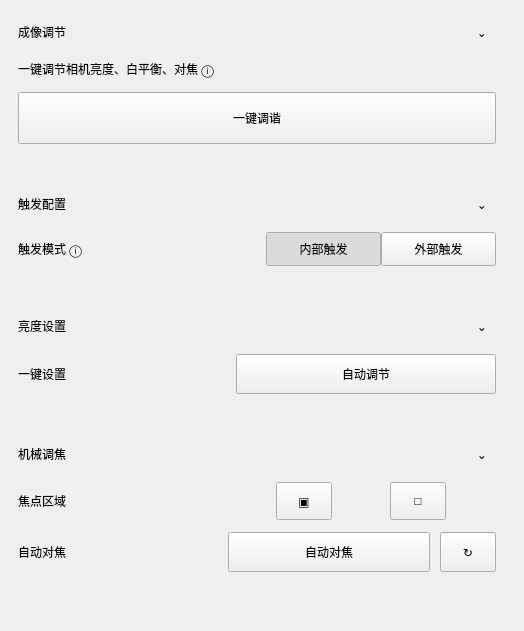
               <widget class="QWidget" name="basicParamsScrollContent">
                <property name="geometry">
                 <rect>
                  <x>0</x>
                  <y>0</y>
                  <width>524</width>
                  <height>631</height>
                 </rect>
                </property>
                <layout class="QVBoxLayout" name="verticalLayout_basicParamsContent">
                 <property name="spacing">
                  <number>10</number>
                 </property>
                 <property name="leftMargin">
                  <number>0</number>
                 </property>
                 <property name="topMargin">
                  <number>0</number>
                 </property>
                 <property name="rightMargin">
                  <number>10</number>
                 </property>
                 <property name="bottomMargin">
                  <number>0</number>
                 </property>
                 <item>
                  <widget class="QFrame" name="imagingAdjustCard">
                   <property name="frameShape">
                    <enum>QFrame::NoFrame</enum>
                   </property>
                   <property name="card" stdset="0">
                    <bool>true</bool>
                   </property>
                   <layout class="QVBoxLayout" name="verticalLayout_imagingAdjustCard">
                    <property name="spacing">
                     <number>14</number>
                    </property>
                    <property name="leftMargin">
                     <number>18</number>
                    </property>
                    <property name="topMargin">
                     <number>18</number>
                    </property>
                    <property name="rightMargin">
                     <number>18</number>
                    </property>
                    <property name="bottomMargin">
                     <number>18</number>
                    </property>
                    <item>
                     <widget class="QFrame" name="imagingAdjustCardHeaderFrame">
                      <property name="frameShape">
                       <enum>QFrame::NoFrame</enum>
                      </property>
                      <layout class="QHBoxLayout" name="horizontalLayout_imagingAdjustCardHeader">
                       <property name="spacing">
                        <number>0</number>
                       </property>
                       <property name="leftMargin">
                        <number>0</number>
                       </property>
                       <property name="topMargin">
                        <number>0</number>
                       </property>
                       <property name="rightMargin">
                        <number>0</number>
                       </property>
                       <property name="bottomMargin">
                        <number>0</number>
                       </property>
                       <item>
                        <widget class="QLabel" name="imagingAdjustCardTitleLabel">
                         <property name="text">
                          <string>成像调节</string>
                         </property>
                         <property name="cardTitle" stdset="0">
                          <bool>true</bool>
                         </property>
                        </widget>
                       </item>
                       <item>
                        <spacer name="horizontalSpacer_imagingAdjustCardHeader">
                         <property name="orientation">
                          <enum>Qt::Horizontal</enum>
                         </property>
                         <property name="sizeHint" stdset="0">
                          <size>
                           <width>40</width>
                           <height>20</height>
                          </size>
                         </property>
                        </spacer>
                       </item>
                       <item>
                        <widget class="QToolButton" name="imagingAdjustCardCollapseButton">
                         <property name="minimumSize">
                          <size>
                           <width>28</width>
                           <height>28</height>
                          </size>
                         </property>
                         <property name="text">
                          <string>⌄</string>
                         </property>
                         <property name="autoRaise">
                          <bool>true</bool>
                         </property>
                        </widget>
                       </item>
                      </layout>
                     </widget>
                    </item>
                    <item>
                     <widget class="QLabel" name="imagingAdjustHintLabel">
                      <property name="text">
                       <string>一键调节相机亮度、白平衡、对焦 ⓘ</string>
                      </property>
                      <property name="hint" stdset="0">
                       <bool>true</bool>
                      </property>
                     </widget>
                    </item>
                    <item>
                     <widget class="QPushButton" name="oneKeyTuneButton">
                      <property name="minimumSize">
                       <size>
                        <width>0</width>
                        <height>52</height>
                       </size>
                      </property>
                      <property name="text">
                       <string>一键调谐</string>
                      </property>
                      <property name="orangeButton" stdset="0">
                       <bool>true</bool>
                      </property>
                     </widget>
                    </item>
                   </layout>
                  </widget>
                 </item>
                 <item>
                  <widget class="QFrame" name="triggerConfigCard">
                   <property name="frameShape">
                    <enum>QFrame::NoFrame</enum>
                   </property>
                   <property name="card" stdset="0">
                    <bool>true</bool>
                   </property>
                   <layout class="QVBoxLayout" name="verticalLayout_triggerConfigCard">
                    <property name="spacing">
                     <number>14</number>
                    </property>
                    <property name="leftMargin">
                     <number>18</number>
                    </property>
                    <property name="topMargin">
                     <number>18</number>
                    </property>
                    <property name="rightMargin">
                     <number>18</number>
                    </property>
                    <property name="bottomMargin">
                     <number>18</number>
                    </property>
                    <item>
                     <widget class="QFrame" name="triggerConfigCardHeaderFrame">
                      <property name="frameShape">
                       <enum>QFrame::NoFrame</enum>
                      </property>
                      <layout class="QHBoxLayout" name="horizontalLayout_triggerConfigCardHeader">
                       <property name="spacing">
                        <number>0</number>
                       </property>
                       <property name="leftMargin">
                        <number>0</number>
                       </property>
                       <property name="topMargin">
                        <number>0</number>
                       </property>
                       <property name="rightMargin">
                        <number>0</number>
                       </property>
                       <property name="bottomMargin">
                        <number>0</number>
                       </property>
                       <item>
                        <widget class="QLabel" name="triggerConfigCardTitleLabel">
                         <property name="text">
                          <string>触发配置</string>
                         </property>
                         <property name="cardTitle" stdset="0">
                          <bool>true</bool>
                         </property>
                        </widget>
                       </item>
                       <item>
                        <spacer name="horizontalSpacer_triggerConfigCardHeader">
                         <property name="orientation">
                          <enum>Qt::Horizontal</enum>
                         </property>
                         <property name="sizeHint" stdset="0">
                          <size>
                           <width>40</width>
                           <height>20</height>
                          </size>
                         </property>
                        </spacer>
                       </item>
                       <item>
                        <widget class="QToolButton" name="triggerConfigCardCollapseButton">
                         <property name="minimumSize">
                          <size>
                           <width>28</width>
                           <height>28</height>
                          </size>
                         </property>
                         <property name="text">
                          <string>⌄</string>
                         </property>
                         <property name="autoRaise">
                          <bool>true</bool>
                         </property>
                        </widget>
                       </item>
                      </layout>
                     </widget>
                    </item>
                    <item>
                     <widget class="QFrame" name="basicTriggerFormFrame">
                      <property name="frameShape">
                       <enum>QFrame::NoFrame</enum>
                      </property>
                      <layout class="QGridLayout" name="gridLayout_basicTrigger">
                       <property name="leftMargin">
                        <number>0</number>
                       </property>
                       <property name="topMargin">
                        <number>0</number>
                       </property>
                       <property name="rightMargin">
                        <number>0</number>
                       </property>
                       <property name="bottomMargin">
                        <number>0</number>
                       </property>
                       <property name="horizontalSpacing">
                        <number>18</number>
                       </property>
                       <property name="verticalSpacing">
                        <number>12</number>
                       </property>
                       <item row="0" column="0">
                        <widget class="QLabel" name="triggerModeLabel">
                         <property name="text">
                          <string>触发模式 ⓘ</string>
                         </property>
                         <property name="formLabel" stdset="0">
                          <bool>true</bool>
                         </property>
                        </widget>
                       </item>
                       <item row="0" column="1">
                        <widget class="QFrame" name="triggerSegmentFrame">
                         <property name="minimumSize">
                          <size>
                           <width>212</width>
                           <height>34</height>
                          </size>
                         </property>
                         <property name="maximumSize">
                          <size>
                           <width>16777215</width>
                           <height>34</height>
                          </size>
                         </property>
                         <property name="frameShape">
                          <enum>QFrame::NoFrame</enum>
                         </property>
                         <property name="segmented" stdset="0">
                          <bool>true</bool>
                         </property>
                         <layout class="QHBoxLayout" name="horizontalLayout_triggerSegmentFrame">
                          <property name="spacing">
                           <number>0</number>
                          </property>
                          <property name="leftMargin">
                           <number>0</number>
                          </property>
                          <property name="topMargin">
                           <number>0</number>
                          </property>
                          <property name="rightMargin">
                           <number>0</number>
                          </property>
                          <property name="bottomMargin">
                           <number>0</number>
                          </property>
                          <item>
                           <widget class="QPushButton" name="internalTriggerButton">
                            <property name="minimumSize">
                             <size>
                              <width>106</width>
                              <height>34</height>
                             </size>
                            </property>
                            <property name="text">
                             <string>内部触发</string>
                            </property>
                            <property name="checkable">
                             <bool>true</bool>
                            </property>
                            <property name="checked">
                             <bool>true</bool>
                            </property>
                           </widget>
                          </item>
                          <item>
                           <widget class="QPushButton" name="externalTriggerButton">
                            <property name="minimumSize">
                             <size>
                              <width>106</width>
                              <height>34</height>
                             </size>
                            </property>
                            <property name="text">
                             <string>外部触发</string>
                            </property>
                            <property name="checkable">
                             <bool>true</bool>
                            </property>
                           </widget>
                          </item>
                         </layout>
                        </widget>
                       </item>
                      </layout>
                     </widget>
                    </item>
                   </layout>
                  </widget>
                 </item>
                 <item>
                  <widget class="QFrame" name="brightnessCard">
                   <property name="frameShape">
                    <enum>QFrame::NoFrame</enum>
                   </property>
                   <property name="card" stdset="0">
                    <bool>true</bool>
                   </property>
                   <layout class="QVBoxLayout" name="verticalLayout_brightnessCard">
                    <property name="spacing">
                     <number>14</number>
                    </property>
                    <property name="leftMargin">
                     <number>18</number>
                    </property>
                    <property name="topMargin">
                     <number>18</number>
                    </property>
                    <property name="rightMargin">
                     <number>18</number>
                    </property>
                    <property name="bottomMargin">
                     <number>18</number>
                    </property>
                    <item>
                     <widget class="QFrame" name="brightnessCardHeaderFrame">
                      <property name="frameShape">
                       <enum>QFrame::NoFrame</enum>
                      </property>
                      <layout class="QHBoxLayout" name="horizontalLayout_brightnessCardHeader">
                       <property name="spacing">
                        <number>0</number>
                       </property>
                       <property name="leftMargin">
                        <number>0</number>
                       </property>
                       <property name="topMargin">
                        <number>0</number>
                       </property>
                       <property name="rightMargin">
                        <number>0</number>
                       </property>
                       <property name="bottomMargin">
                        <number>0</number>
                       </property>
                       <item>
                        <widget class="QLabel" name="brightnessCardTitleLabel">
                         <property name="text">
                          <string>亮度设置</string>
                         </property>
                         <property name="cardTitle" stdset="0">
                          <bool>true</bool>
                         </property>
                        </widget>
                       </item>
                       <item>
                        <spacer name="horizontalSpacer_brightnessCardHeader">
                         <property name="orientation">
                          <enum>Qt::Horizontal</enum>
                         </property>
                         <property name="sizeHint" stdset="0">
                          <size>
                           <width>40</width>
                           <height>20</height>
                          </size>
                         </property>
                        </spacer>
                       </item>
                       <item>
                        <widget class="QToolButton" name="brightnessCardCollapseButton">
                         <property name="minimumSize">
                          <size>
                           <width>28</width>
                           <height>28</height>
                          </size>
                         </property>
                         <property name="text">
                          <string>⌄</string>
                         </property>
                         <property name="autoRaise">
                          <bool>true</bool>
                         </property>
                        </widget>
                       </item>
                      </layout>
                     </widget>
                    </item>
                    <item>
                     <widget class="QFrame" name="basicBrightnessFormFrame">
                      <property name="frameShape">
                       <enum>QFrame::NoFrame</enum>
                      </property>
                      <layout class="QGridLayout" name="gridLayout_basicBrightness">
                       <property name="leftMargin">
                        <number>0</number>
                       </property>
                       <property name="topMargin">
                        <number>0</number>
                       </property>
                       <property name="rightMargin">
                        <number>0</number>
                       </property>
                       <property name="bottomMargin">
                        <number>0</number>
                       </property>
                       <property name="horizontalSpacing">
                        <number>18</number>
                       </property>
                       <property name="verticalSpacing">
                        <number>12</number>
                       </property>
                       <item row="0" column="0">
                        <widget class="QLabel" name="autoAdjustLabel">
                         <property name="text">
                          <string>一键设置</string>
                         </property>
                         <property name="formLabel" stdset="0">
                          <bool>true</bool>
                         </property>
                        </widget>
                       </item>
                       <item row="0" column="1">
                        <widget class="QPushButton" name="autoAdjustButton">
                         <property name="minimumSize">
                          <size>
                           <width>260</width>
                           <height>40</height>
                          </size>
                         </property>
                         <property name="text">
                          <string>自动调节</string>
                         </property>
                         <property name="softButton" stdset="0">
                          <bool>true</bool>
                         </property>
                        </widget>
                       </item>
                      </layout>
                     </widget>
                    </item>
                   </layout>
                  </widget>
                 </item>
                 <item>
                  <widget class="QFrame" name="focusCard">
                   <property name="frameShape">
                    <enum>QFrame::NoFrame</enum>
                   </property>
                   <property name="card" stdset="0">
                    <bool>true</bool>
                   </property>
                   <layout class="QVBoxLayout" name="verticalLayout_focusCard">
                    <property name="spacing">
                     <number>14</number>
                    </property>
                    <property name="leftMargin">
                     <number>18</number>
                    </property>
                    <property name="topMargin">
                     <number>18</number>
                    </property>
                    <property name="rightMargin">
                     <number>18</number>
                    </property>
                    <property name="bottomMargin">
                     <number>18</number>
                    </property>
                    <item>
                     <widget class="QFrame" name="focusCardHeaderFrame">
                      <property name="frameShape">
                       <enum>QFrame::NoFrame</enum>
                      </property>
                      <layout class="QHBoxLayout" name="horizontalLayout_focusCardHeader">
                       <property name="spacing">
                        <number>0</number>
                       </property>
                       <property name="leftMargin">
                        <number>0</number>
                       </property>
                       <property name="topMargin">
                        <number>0</number>
                       </property>
                       <property name="rightMargin">
                        <number>0</number>
                       </property>
                       <property name="bottomMargin">
                        <number>0</number>
                       </property>
                       <item>
                        <widget class="QLabel" name="focusCardTitleLabel">
                         <property name="text">
                          <string>机械调焦</string>
                         </property>
                         <property name="cardTitle" stdset="0">
                          <bool>true</bool>
                         </property>
                        </widget>
                       </item>
                       <item>
                        <spacer name="horizontalSpacer_focusCardHeader">
                         <property name="orientation">
                          <enum>Qt::Horizontal</enum>
                         </property>
                         <property name="sizeHint" stdset="0">
                          <size>
                           <width>40</width>
                           <height>20</height>
                          </size>
                         </property>
                        </spacer>
                       </item>
                       <item>
                        <widget class="QToolButton" name="focusCardCollapseButton">
                         <property name="minimumSize">
                          <size>
                           <width>28</width>
                           <height>28</height>
                          </size>
                         </property>
                         <property name="text">
                          <string>⌄</string>
                         </property>
                         <property name="autoRaise">
                          <bool>true</bool>
                         </property>
                        </widget>
                       </item>
                      </layout>
                     </widget>
                    </item>
                    <item>
                     <widget class="QFrame" name="basicFocusFormFrame">
                      <property name="frameShape">
                       <enum>QFrame::NoFrame</enum>
                      </property>
                      <layout class="QGridLayout" name="gridLayout_basicFocus">
                       <property name="leftMargin">
                        <number>0</number>
                       </property>
                       <property name="topMargin">
                        <number>0</number>
                       </property>
                       <property name="rightMargin">
                        <number>0</number>
                       </property>
                       <property name="bottomMargin">
                        <number>0</number>
                       </property>
                       <property name="horizontalSpacing">
                        <number>18</number>
                       </property>
                       <property name="verticalSpacing">
                        <number>12</number>
                       </property>
                       <item row="0" column="0">
                        <widget class="QLabel" name="focusRegionLabel">
                         <property name="text">
                          <string>焦点区域</string>
                         </property>
                         <property name="formLabel" stdset="0">
                          <bool>true</bool>
                         </property>
                        </widget>
                       </item>
                       <item row="0" column="1">
                        <widget class="QFrame" name="focusRegionButtonsFrame">
                         <property name="frameShape">
                          <enum>QFrame::NoFrame</enum>
                         </property>
                         <layout class="QHBoxLayout" name="horizontalLayout_focusRegionButtons">
                          <property name="spacing">
                           <number>10</number>
                          </property>
                          <property name="leftMargin">
                           <number>0</number>
                          </property>
                          <property name="topMargin">
                           <number>0</number>
                          </property>
                          <property name="rightMargin">
                           <number>0</number>
                          </property>
                          <property name="bottomMargin">
                           <number>0</number>
                          </property>
                          <item>
                           <widget class="QToolButton" name="focusRegionAutoButton">
                            <property name="minimumSize">
                             <size>
                              <width>56</width>
                              <height>38</height>
                             </size>
                            </property>
                            <property name="text">
                             <string>▣</string>
                            </property>
                           </widget>
                          </item>
                          <item>
                           <widget class="QToolButton" name="focusRegionRectButton">
                            <property name="minimumSize">
                             <size>
                              <width>56</width>
                              <height>38</height>
                             </size>
                            </property>
                            <property name="text">
                             <string>□</string>
                            </property>
                           </widget>
                          </item>
                         </layout>
                        </widget>
                       </item>
                       <item row="1" column="0">
                        <widget class="QLabel" name="autoFocusLabel">
                         <property name="text">
                          <string>自动对焦</string>
                         </property>
                         <property name="formLabel" stdset="0">
                          <bool>true</bool>
                         </property>
                        </widget>
                       </item>
                       <item row="1" column="1">
                        <widget class="QFrame" name="autoFocusButtonsFrame">
                         <property name="frameShape">
                          <enum>QFrame::NoFrame</enum>
                         </property>
                         <layout class="QHBoxLayout" name="horizontalLayout_autoFocusButtons">
                          <property name="spacing">
                           <number>10</number>
                          </property>
                          <property name="leftMargin">
                           <number>0</number>
                          </property>
                          <property name="topMargin">
                           <number>0</number>
                          </property>
                          <property name="rightMargin">
                           <number>0</number>
                          </property>
                          <property name="bottomMargin">
                           <number>0</number>
                          </property>
                          <item>
                           <widget class="QPushButton" name="autoFocusButton">
                            <property name="minimumSize">
                             <size>
                              <width>202</width>
                              <height>40</height>
                             </size>
                            </property>
                            <property name="text">
                             <string>自动对焦</string>
                            </property>
                            <property name="softButton" stdset="0">
                             <bool>true</bool>
                            </property>
                           </widget>
                          </item>
                          <item>
                           <widget class="QToolButton" name="autoFocusResetButton">
                            <property name="minimumSize">
                             <size>
                              <width>56</width>
                              <height>40</height>
                             </size>
                            </property>
                            <property name="text">
                             <string>↻</string>
                            </property>
                           </widget>
                          </item>
                         </layout>
                        </widget>
                       </item>
                      </layout>
                     </widget>
                    </item>
                   </layout>
                  </widget>
                 </item>
                 <item>
                  <spacer name="verticalSpacer_basicParams">
                   <property name="orientation">
                    <enum>Qt::Vertical</enum>
                   </property>
                   <property name="sizeHint" stdset="0">
                    <size>
                     <width>20</width>
                     <height>20</height>
                    </size>
                   </property>
                  </spacer>
                 </item>
                </layout>
               </widget>
